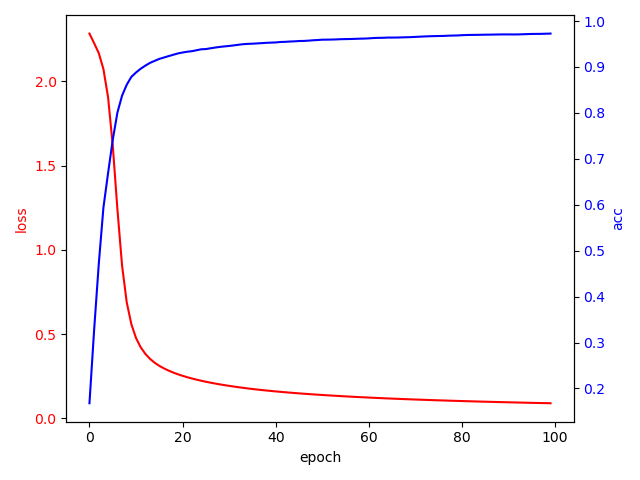

Write Python code to recreate this figure.
import tensorflow as tf
from tensorflow import keras
from tensorflow.keras import layers , Sequential , datasets , optimizers,losses
import matplotlib.pyplot as plt
'''
改进LeNet-5神经网络，
1、将输入由32x32([b,32,32,6])改为28x28([b,28,28,6])
2、卷积层[b,28,28,6]改为[6,3,3,6] 即：6个3x3大小的卷积核层
3、下采样层[b,14,14,6]改为最大池化层(高宽各减半的池化层) 
4、卷积层[b , 16,16,6]
5、下采样层改为最大池化层 （高宽各减半的池化层）
6、全连接网络层（120个神经元）
7、全连接网络层（84个神经元）
8、高斯连接层改为全连接层（输出）
'''

def _init( ):
    #load数据集
    (x_train,y_train) , (x_test,y_test) = datasets.mnist.load_data()
    #数据转换为张量，并归一化
    x_train=2*tf.convert_to_tensor(x_train,dtype=tf.float32)/255 - 1
    x_test=2*tf.convert_to_tensor(x_test,dtype=tf.float32)/255 - 1
    y_train=tf.convert_to_tensor(y_train,dtype=tf.int32)
    y_test=tf.convert_to_tensor(y_test,dtype=tf.int32)

    #y进行one-hot编码
    y_train=tf.one_hot(y_train,depth=10,on_value=None,off_value=None)
    # y_test=tf.one_hot(y_test,depth=10,on_value=None,off_value=None)

    #数据重新聚合
    train_dataset =tf.data.Dataset.from_tensor_slices((x_train,y_train))
    test_dataset=tf.data.Dataset.from_tensor_slices((x_test,y_test))

    #数据集切片
    train_dataset=train_dataset.batch(200)
    test_dataset=test_dataset.batch(200)

    #设置学习率
    # optimizer=optimizers.SGD(learning_rate=0.001)

    #设置精度标尺
    # acc_meter=metrics.Accuracy()

    return train_dataset , test_dataset  



#训练和测试
def train_test(model , train_dataset  ,test_dataset, epochs):
    #交叉熵损失函数类实例，带softmax函数
    CC_loss = losses.CategoricalCrossentropy(from_logits=True)
    #梯度下降优化
    optimizer = optimizers.SGD(learning_rate=0.001)
    #记录每个epoch的损失函数和准确率
    epochs_all_loss = []
    epochs_all_acc = []
    for epoch in range(epochs):
        losses_ = []
        for step , (x , y) in enumerate(train_dataset):
            with tf.GradientTape() as tape:
                x = tf.expand_dims(x , axis =3)
                out = model(x)
                loss = CC_loss(y , out)
                # print(loss)
                aver_loss = tf.reduce_mean(loss)
                losses_.append(float(aver_loss))
            grads = tape.gradient(loss , model.trainable_variables)
            optimizer.apply_gradients(zip(grads , model.trainable_variables))
        aver_epoch_loss = tf.reduce_mean(losses_)
        epochs_all_loss.append(aver_epoch_loss)
        
        
        
        correct = 0
        total_samples =0
        for step , (x,y) in enumerate(test_dataset):
            # print(x)
            x = tf.expand_dims(x , axis =3)
            out = model(x)
            pred = tf.argmax(out , axis=-1)
            # tf.argmax(y,axis=1)
            y = tf.cast(y , tf.int64)
            correct +=float( tf.reduce_sum( tf.cast( tf.equal(pred , y) , tf.float32 ) ) )
            total_samples += x.shape[0] 
        acc = correct / total_samples
        # print('acc' , float(acc))
        print('epoch:' , epoch , 'loss:' , float(aver_epoch_loss) , 'acc:' , float(acc))
        epochs_all_acc.append(acc)

    return epochs_all_acc , epochs_all_loss

        

def draw(epoch_sumloss , epoch_acc):
    x=[i for i in range(len(epoch_sumloss))]
    #左纵坐标
    fig , ax1 = plt.subplots()
    color = 'red'
    ax1.set_xlabel('epoch')
    ax1.set_ylabel('loss' , color=color)
    ax1.plot(x , epoch_sumloss , color=color)
    ax1.tick_params(axis='y', labelcolor= color)

    ax2=ax1.twinx()
    color1='blue'
    ax2.set_ylabel('acc',color=color1)
    ax2.plot(x , epoch_acc , color=color1)
    ax2.tick_params(axis='y' , labelcolor=color1)

    fig.tight_layout()
    plt.show()


#创建LeNet-5神经网络模型
net = Sequential([
    #卷积层[6,3,3,6]
    layers.Conv2D(6 , kernel_size=3 , strides=1),
    #池化层,高宽减半
    layers.MaxPooling2D(pool_size=2 , strides=2),
    #激活层
    layers.ReLU(),
    #卷积层[16,3,36]
    layers.Conv2D(16 , kernel_size=3 , strides=1),
    layers.MaxPooling2D(pool_size=2 , strides=2),
    layers.ReLU(),
    #展平层，方便全连接层处理
    layers.Flatten(),

    #设置全连接层
    layers.Dense(120,activation='relu'),
    layers.Dense(84,activation='relu'),
    layers.Dense(10),
])

net.build(input_shape=(4,28,28,1))
# net.summary()

if __name__ == '__main__' :
    train_dataset , test_dataset = _init()
    epoch_acc  , epoch_sumloss = train_test(net,train_dataset ,test_dataset , 100)
    draw(epoch_sumloss , epoch_acc)
